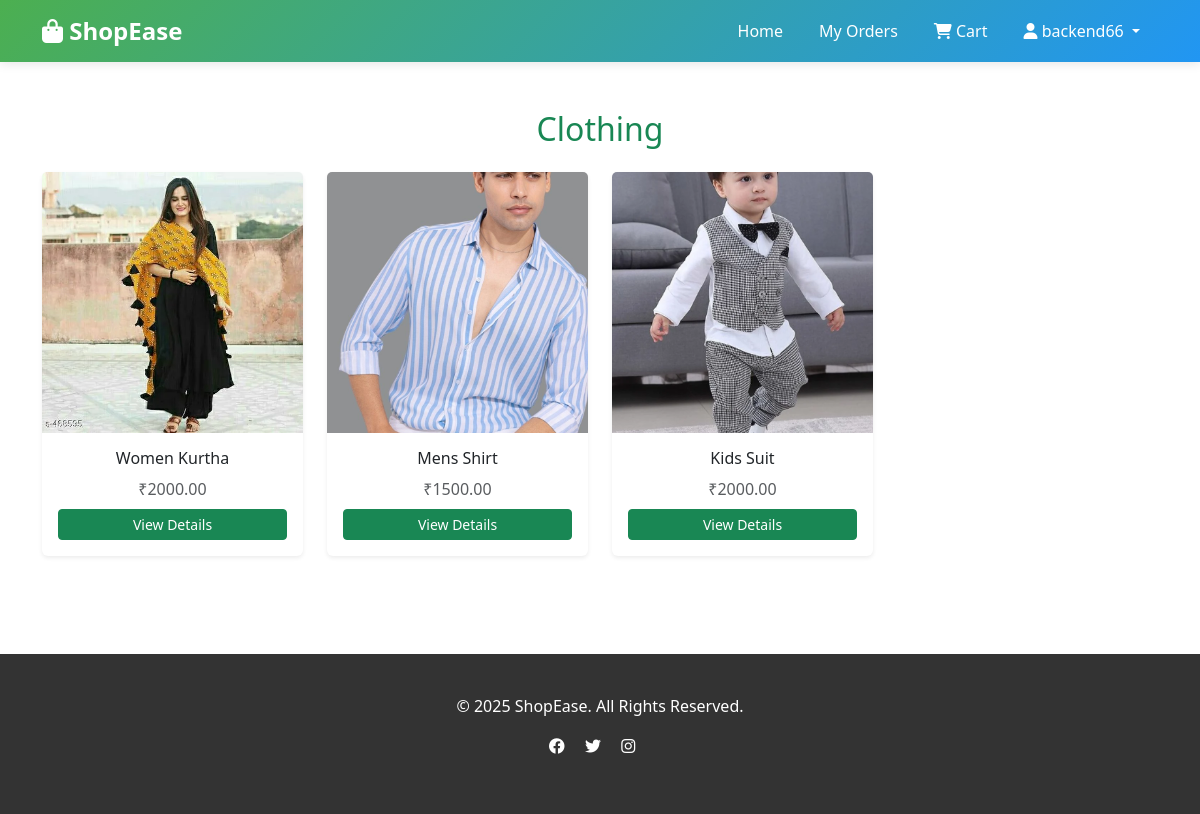
Screenshot of /category/clothing/ (signed in) with the database file from the repository.
### store/models.py (models this page shows, shortened)
class Category(models.Model):
    name = models.CharField(max_length=200)
    slug = models.SlugField(unique=True, blank=True)
    description = models.TextField(blank=True)
    image = models.ImageField(upload_to='categories/', blank=True, null=True)
    created_at = models.DateTimeField(auto_now_add=True)
    class Meta:
        verbose_name_plural = 'Categories'
        ordering = ['name']

class Product(models.Model):
    category = models.ForeignKey(Category, on_delete=models.CASCADE, related_name='products')
    name = models.CharField(max_length=300)
    slug = models.SlugField(unique=True, blank=True)
    description = models.TextField()
    price = models.DecimalField(max_digits=10, decimal_places=2)
    discounted_price = models.DecimalField(max_digits=10, decimal_places=2, blank=True, null=True)
    image = models.ImageField(upload_to='products/')
    stock = models.IntegerField(default=0)
    hsn_code = models.CharField(max_length=20, default='00000000')
    gst_rate = models.DecimalField(max_digits=5, decimal_places=2, default=18.00)
    is_active = models.BooleanField(default=True)
    featured = models.BooleanField(default=False)
    created_at = models.DateTimeField(auto_now_add=True)
    updated_at = models.DateTimeField(auto_now=True)

### store/views.py (the view)
# urls.py: path('category/<slug:slug>/', views.category_view, name='category_view'),
def category_view(request, slug):
    category = get_object_or_404(Category, slug=slug)
    products = Product.objects.filter(category=category, is_active=True)
    context = {
        'category': category,
        'products': products,
    }
    return render(request, 'store/category.html', context)

### store/templates/store/category.html (shortened to what this page needs)
{% extends 'store/base.html' %}
{% block content %}
<div class="container py-5">
  <h2 class="text-center text-success mb-4">{{ category.name }}</h2>
{% if products %}
    <div class="row g-4">
      {% for product in products %}
      <div class="col-md-3 col-sm-6 d-flex align-items-stretch">
        <div class="card shadow-sm border-0 w-100 d-flex flex-column">
          <div class="ratio ratio-1x1">
            <img src="{{ product.image.url }}" class="card-img-top object-fit-cover" alt="{{ product.name }}">
          </div>
          <div class="card-body text-center d-flex flex-column justify-content-between">
            <div>
              <h6 class="card-title text-truncate">{{ product.name }}</h6>
              <p class="text-muted mb-2">₹{{ product.price }}</p>
            </div>
            <a href="{% url 'product_detail' product.slug %}" class="btn btn-sm btn-success mt-auto w-100">
              View Details
            </a>
          </div>
        </div>
      </div>
      {% endfor %}
    </div>
  {% else %}
    <div class="alert alert-info text-center mt-4">
      No products found in this category.
    </div>
  {% endif %}
</div>
{% endblock %}

### store/templates/store/base.html (shortened to what this page needs)
<!DOCTYPE html>
<html lang="en">
<head>
    <link href="https://cdn.jsdelivr.net/npm/bootstrap@5.3.0/dist/css/bootstrap.min.css" rel="stylesheet">
    <link rel="stylesheet" href="https://cdnjs.cloudflare.com/ajax/libs/font-awesome/6.4.0/css/all.min.css">
</head>
<body>
    <nav class="navbar navbar-expand-lg navbar-dark">
        <div class="container">
            <a class="navbar-brand" href="{% url 'home' %}">
                <i class="fas fa-shopping-bag"></i> ShopEase
            </a>
            <div class="collapse navbar-collapse" id="navbarNav">
                <ul class="navbar-nav ms-auto">
                    <li class="nav-item">
                        <a class="nav-link" href="{% url 'home' %}">Home</a>
                    </li>
                    {% if user.is_authenticated %}
                    <li class="nav-item">
                        <a class="nav-link" href="{% url 'my_orders' %}">My Orders</a>
                    </li>
                    {% endif %}
                    <li class="nav-item position-relative">
                        <a class="nav-link" href="{% url 'cart_view' %}">
                            <i class="fas fa-shopping-cart"></i> Cart
                        </a>
                    </li>
                    {% if user.is_authenticated %}
                    <li class="nav-item dropdown">
                        <a class="nav-link dropdown-toggle" href="#" id="userDropdown" role="button" data-bs-toggle="dropdown">
                            <i class="fas fa-user"></i> {{ user.username }}
                        </a>
                    </li>
                    {% endif %}
                </ul>
            </div>
        </div>
    </nav>
    <main>
        {% block content %}{% endblock %}
    </main>
    <footer class="footer">
        <div class="container text-center">
            <p>&copy; 2025 ShopEase. All Rights Reserved.</p>
            <p>
                <a href="#" class="text-white me-3"><i class="fab fa-facebook"></i></a>
                <a href="#" class="text-white me-3"><i class="fab fa-twitter"></i></a>
                <a href="#" class="text-white me-3"><i class="fab fa-instagram"></i></a>
            </p>
        </div>
    </footer>
</body>
</html>

### store/templates/store/base.html (style rules this page uses)
:root { --primary-color: #4CAF50; --secondary-color: #2196F3; --dark-color: #333; }
body { font-family: 'Segoe UI', Tahoma, Geneva, Verdana, sans-serif; }
.navbar { background: linear-gradient(135deg, var(--primary-color), var(--secondary-color)); box-shadow: 0 2px 10px rgba(0,0,0,0.1); }
.navbar-brand { font-weight: bold; font-size: 1.5rem; color: white !important; }
.nav-link { color: white !important; margin: 0 10px; transition: all 0.3s; }
.footer { background: var(--dark-color); color: white; padding: 40px 0; margin-top: 50px; }

### rows the page displays
Category: name "Clothing"
Product: image (picture), name "Women Kurtha", price "2000.00"
Product: image (picture), name "Mens Shirt", price "1500.00"
Product: image (picture), name "Kids Suit", price "2000.00"

### other values shown
{{ user.username }} "backend66"
